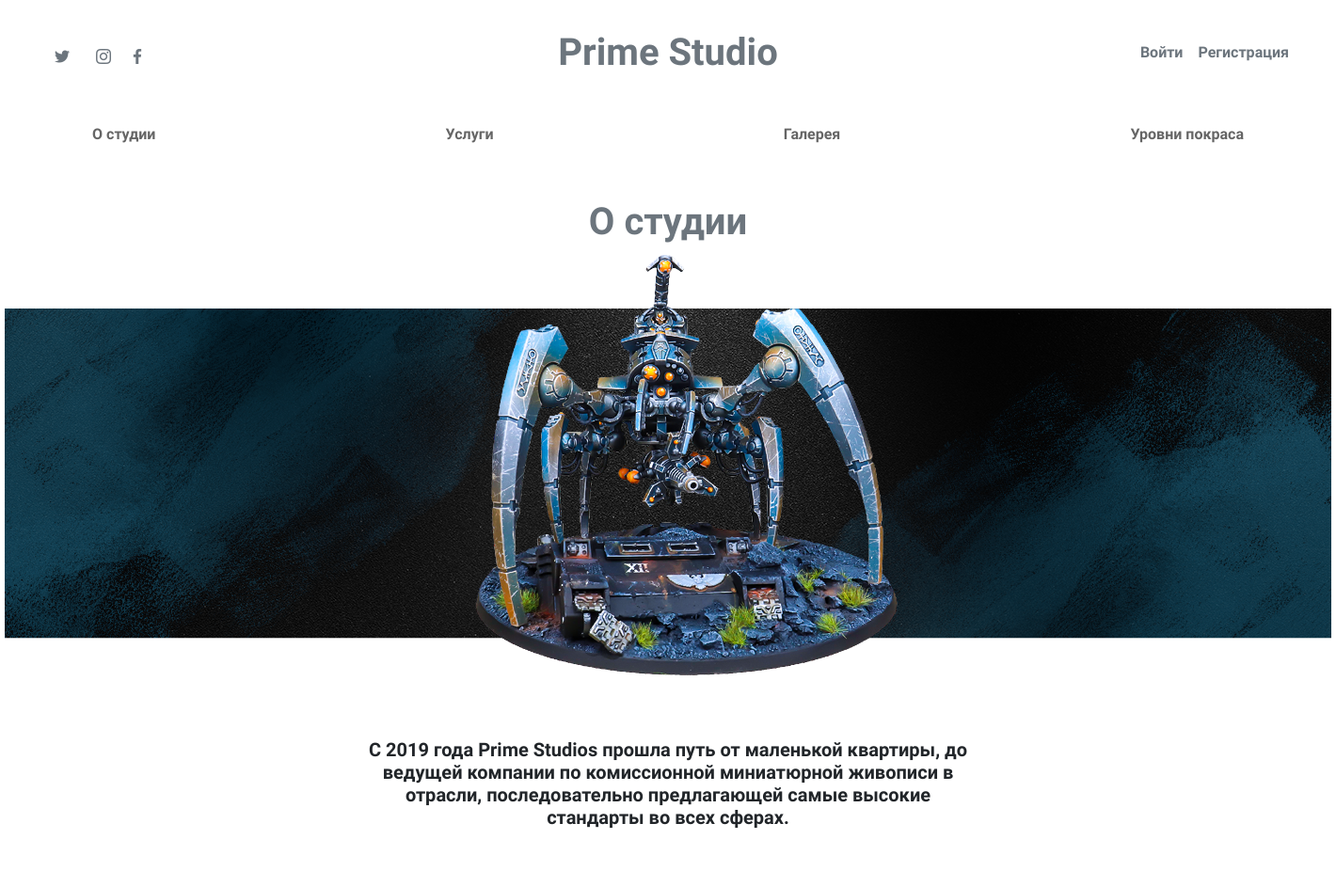
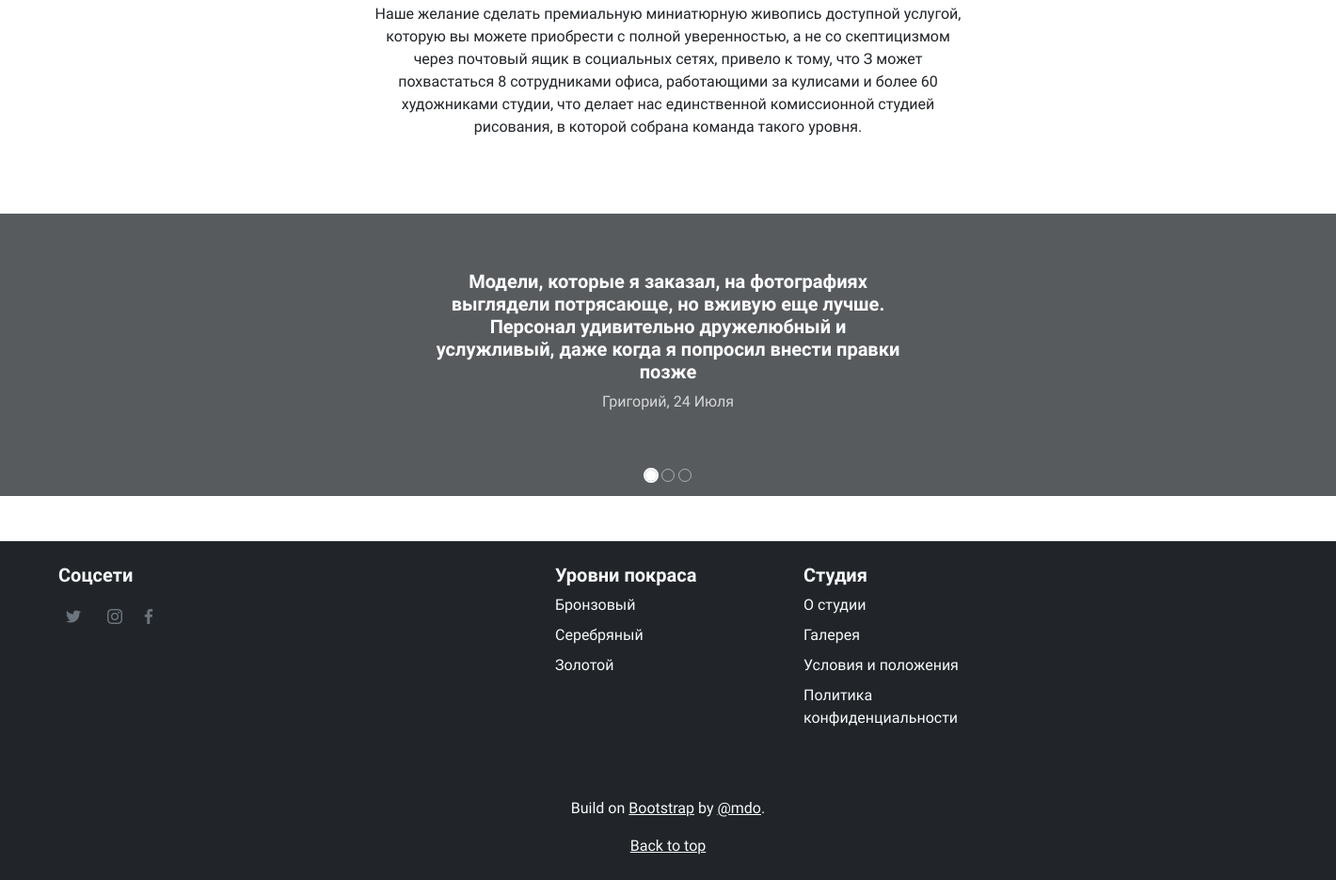
Screenshot of /categories/1 with the database file from the repository (2 pictures, top to bottom).
### prime_studio/models.py (models this page shows, shortened)
class Navigation(models.Model):
    navigation_title = models.CharField(max_length=250)
    navigation_headline = models.TextField()
    navigation_content = models.TextField()
    navigation_image = models.ImageField(upload_to='navigation/')

class Painting(models.Model):
    painting_level = models.CharField(max_length=150)
    painting_description = models.TextField()
    painting_example = models.ImageField(upload_to='level/')
    painting_splash = models.ImageField(upload_to='level/')
    categories = models.ForeignKey(Navigation, on_delete=models.CASCADE)

### prime_studio/views.py (the view)
# urls.py: path('categories/<int:id>', views.get_category, name='categories'),
def get_category(request, id):
    exact_category = Navigation.objects.get(id=id)
    categories = Navigation.objects.all()
    level = Painting.objects.all()
    if exact_category.id == 3:
        to_gallery = reverse('gallery')
        return redirect(to_gallery)
    context = {
        'exact_category': exact_category,
        'categories': categories,
        'level': level
    }
    return render(request, 'categories.html', context)

### prime_studio/templates/categories.html (shortened to what this page needs)
<!DOCTYPE html>
<html lang="ru">
<head>
    {% load static %}
    <link rel="stylesheet" href="https://cdn.jsdelivr.net/npm/@docsearch/css@3">
    <link rel="stylesheet" href="{% static 'bootstrap/css/bootstrap.min.css' %}">
    <link rel="stylesheet" href="{% static 'decoration/style.css' %}">
    <link href="carousel.css" rel="stylesheet">
<body>
    <div class="container px-0 ">
        <header class="py-3">
            <div class="row flex-nowrap justify-content-between align-items-center pt-3">
                <div class="col-4 mb-3 justify-content-between">
                    <img src="{% static 'icons/twitter.png' %}" class="image-fluid m-2" alt="twitter">
                    <img src="{% static 'icons/instagram.png' %}" class="image-fluid m-3" alt="twitter">
                    <img src="{% static 'icons/facebook.png' %}" class="image-fluid" alt="twitter">
                </div>
                <div class="col-4 text-center mb-3">
                    <a class="blog-header-logo text-body-emphasis text-decoration-none" href="/">
                        <h1 class="fw-bold text-secondary">Prime Studio</h1>
                    </a>
                </div>
                <div class="col-4 d-flex gap-3 justify-content-end align-items-center mb-3 pr-0">
                    {% if user.is_authenticated %}
                    <a class="link-underline link-underline-opacity-0 link-underline-opacity-0-hover"
                       href="/logout"><h6 class="text-secondary">Выйти</h6></a>
                    {% else %}
                    <a class="link-underline link-underline-opacity-0 link-underline-opacity-0-hover"
                       href="/accounts/login"><h6 class="text-secondary">Войти</h6></a>
                    <a class="link-underline link-underline-opacity-0 link-underline-opacity-0-hover"
                       href="/register"><h6 class="text-secondary">Регистрация</h6></a>
                    {% endif %}
                </div>
            </div>
        </header>
        <div class="nav-scroller py-1 px-5 mb-5">
            <nav class="nav nav-underline justify-content-between">
                {% for c in categories %}
                <a class="nav-item nav-link link-body-emphasis link-underline link-underline-opacity-0 link-underline-opacity-0-hover"
                   href="{% url 'categories' c.id %}" style="opacity: 0.6;"><p class="fw-bold">{{ c.navigation_title }}</p></a>
                {% endfor %}
            </nav>
        </div>
    </div>
    <main>
        <div class="text-center mb-3">
            <h1 class="fw-bold text-secondary mb-2">{{ exact_category.navigation_title }}</h1>
            {% if exact_category.id == 1 %}
            <img src="{% static 'navigation/titlebar-about.png' %}" alt="{{ exact_category.navigation_title }}">
            {% elif exact_category.id == 2 %}
            <img src="{% static 'navigation/page-title-bar-custom-service.png' %}" alt="{{ exact_category.navigation_title }}">
            {% elif exact_category.id == 4 %}
            <img src="{% static 'navigation/titlebar-painting.png' %}" alt="{{ exact_category.navigation_title }}">
            {% endif %}
        </div>
        <div class="container text-center mb-3">
            <div class="row py-lg-5">
                <div class="col-lg-6 col-md-8 mx-auto">
                    <h5 class="mb-5 fw-bold">{{ exact_category.navigation_headline }}</h5>
                    <p>{{  exact_category.navigation_content }}</p>
                </div>
            </div>
        </div>
        <div id="myCarousel" class="carousel slide mb-5" data-bs-ride="carousel">
            <div class="carousel-indicators">
                <button type="button" data-bs-target="#myCarousel" data-bs-slide-to="0" class="active" aria-current="true" aria-label="Slide 1"></button>
                <button type="button" data-bs-target="#myCarousel" data-bs-slide-to="1" aria-label="Slide 1"></button>
                <button type="button" data-bs-target="#myCarousel" data-bs-slide-to="2" aria-label="Slide 1"></button>
            </div>
            <div class="carousel-inner">
                <div class="carousel-item active">
                    <svg class="bd-placeholder-img bd-placeholder-img-lg d-block w-100" width="800" height="300"
                         xmlns="http://www.w3.org/2000/svg" role="img" aria-label="Placeholder: First slide" preserveAspectRatio="xMidYMid slice"
                         focusable="false">
                        <rect width="100%" height="100%" fill="var(--bs-secondary-color)"></rect>
                    </svg>
                    <div class="container">
                        <div class="carousel-caption text-center">
                            <h5>Модели, которые я заказал, на фотографиях выглядели потрясающе, но вживую еще лучше.
                                Персонал удивительно дружелюбный и услужливый, даже когда я попросил внести правки позже</h5>
                            <p class="opacity-75">Григорий, 24 Июля</p>
                        </div>
                    </div>
                </div>
            </div>
        </div>
    </main>
    <div class="bg-dark">
        <div class="container">
            <footer class="text-light row row-cols-1 row-cols-sm-2 row-cols-md-5 py-4 mt-5">
                <div class="col mb-3">
                    <h5>Соцсети</h5>
                    <img src="{% static 'icons/twitter.png' %}" class="image-fluid m-2" alt="twitter">
                    <img src="{% static 'icons/instagram.png' %}" class="image-fluid m-3" alt="twitter">
                    <img src="{% static 'icons/facebook.png' %}" class="image-fluid" alt="twitter">
                </div>
                <div class="col mb-3"></div>
                <div class="col mb-3">
                    <h5>Уровни покраса</h5>
                    <ul class="nav flex-column">
                        {% for l in level %}
                        <li class="nav-item mb-2">
                            <a href="{% url 'level' l.id%}" class="nav-link p-0 link-light">{{ l.painting_level }}</a>
                        </li>
                        {% endfor %}
                    </ul>
                </div>
                <div class="col mb-3">
                    <h5>Студия</h5>
                    <ul class="nav flex-column">
                        <li class="nav-item mb-2">
                            <a href="{% url 'categories' 1 %}" class="nav-link p-0 text-light">О студии</a>
                        </li>
                        <li class="nav-item mb-2">
                            <a href="{% url 'gallery' %}" class="nav-link p-0 text-light">Галерея</a>
                        </li>
                        <li class="nav-item mb-2">
                            <a href="{% url 'terms' id=1 %}" class="nav-link p-0 text-light">Условия и положения</a>
                        </li>
                        <li class="nav-item mb-2">
                            <a href="{% url 'terms' id=2 %}" class="nav-link p-0 text-light">Политика конфиденциальности</a>
                        </li>
                    </ul>
                </div>
            </footer>
            <div class="py-4 text-center text-light">
                <p>Build on <a class="text-light" href="https://getbootstrap.com/">Bootstrap</a> by <a class="text-light" href="https://twitter.com/mdo">@mdo</a>.</p>
                <p class="mb-0">
                    <a class="text-light" href="#">Back to top</a>
                </p>
            </div>
        </div>
    </div>
</body>
</html>

### static/decoration/style.css (style rules this page uses)
body { font-family: 'Barlow Condensed', sans-serif; }
h1, h2, h3, h4, h5, h6 { font-family: 'Barlow Condensed', sans-serif; font-weight: 700; }
.bd-placeholder-img { font-size: 1.125rem; text-anchor: middle; -webkit-user-select: none; -moz-user-select: none; user-select: none; }
@media (min-width: 768px) { .bd-placeholder-img-lg { font-size: 3.5rem; } }
.nav-scroller { position: relative; z-index: 2; height: 2.75rem; overflow-y: hidden; }
.nav-scroller .nav { display: flex; flex-wrap: nowrap; padding-bottom: 1rem; margin-top: -1px; overflow-x: auto; text-align: center; white-space: nowrap; -webkit-overflow-scrolling: touch; }

### prime_studio/templates/categories.html (style rules this page uses)
body { font-family: "Barlow Condensed", sans-serif; }
h1, h2, h3, h4, h5, h6 { font-family: "Barlow Condensed", sans-serif; font-weight: 700; }
.carousel-caption { position: absolute; top: 40%; left: 50%; transform: translate(-50%, -50%); text-align: center; }
.carousel-indicators [data-bs-target] { width: 12px; height: 12px; border-radius: 50%; outline: 1px solid #ffffff; border: 0px; background: transparent; }
.carousel-indicators .active { background-color: #ffffff; outline: 2px solid #ffffff; }

### rows the page displays
Navigation: navigation_title "О студии", navigation_headline "С 2019 года Prime Studios прошла путь от маленькой квартиры, до ведущей компании по комиссионной миниатюрной живописи в отрасли, последовательно предлагающей самые высокие стандарты во всех сферах.", navigation_content "Наше желание сделать премиальную миниатюрную живопись доступной услугой, которую вы можете приобрести с полной уверенностью, а не со скептицизмом через почтовый ящик в социальных сетях, привело к тому, что З может похвастаться 8 сотрудниками офиса, работающими за кулисами и более 60 художниками студии, что делает нас единственной комиссионной студией рисования, в которой собрана команда такого уровня."
Navigation: navigation_title "Услуги"
Navigation: navigation_title "Галерея"
Navigation: navigation_title "Уровни покраса"
Painting: painting_level "Бронзовый"
Painting: painting_level "Серебряный"
Painting: painting_level "Золотой"
